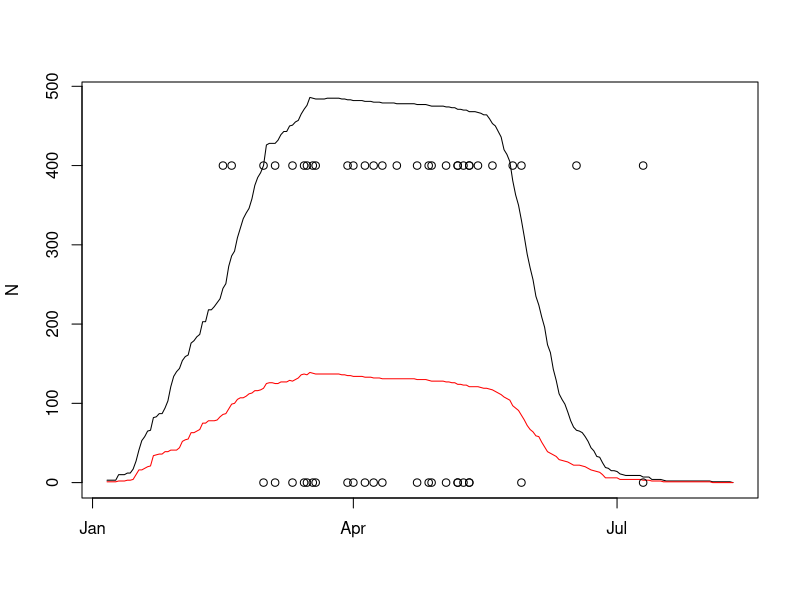
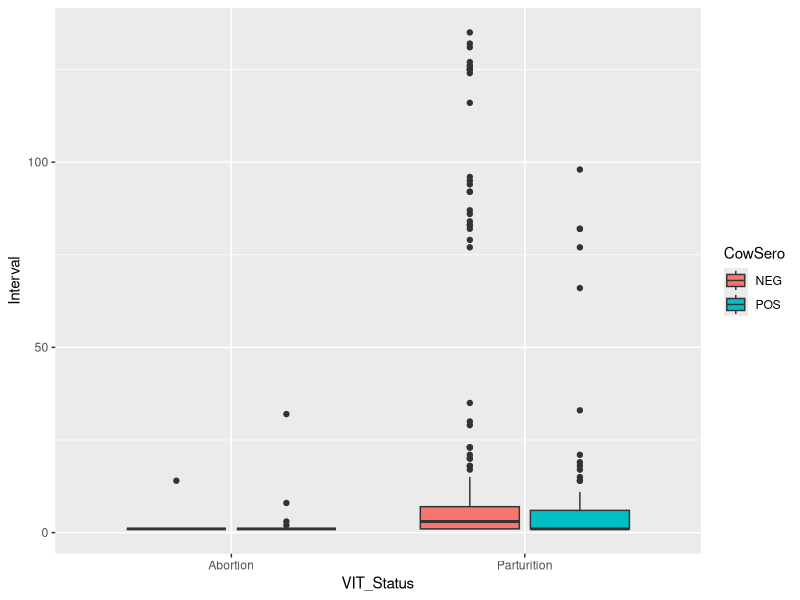
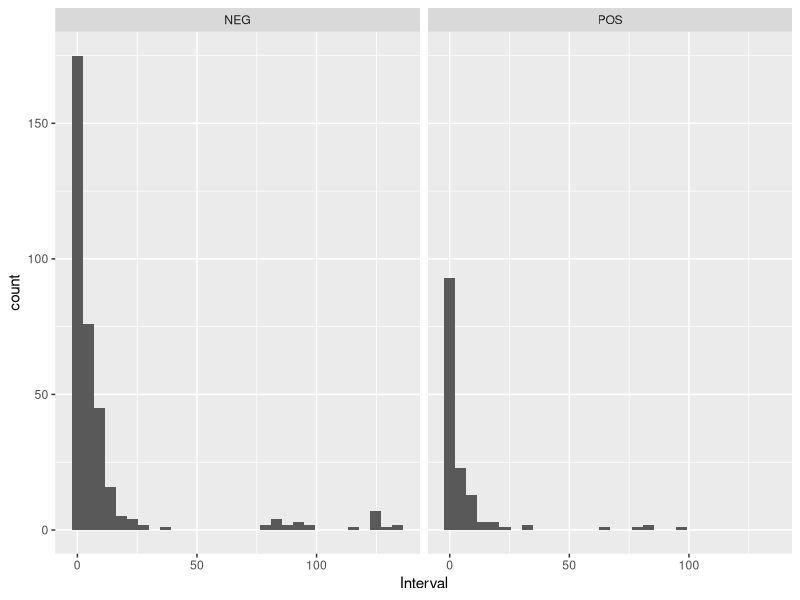

Reproduce these figures in R, in order.
## ---- chunk 1
setwd("~/BitBucket/VIT2014/Analysis")
rm(list = ls())
library(knitr)
library(lubridate)
Data <- read.table("VIT_Data2014.txt", sep="", header=T) #load in data

# reformat some of the dates
Data$CaptureDate<- mdy(as.character(Data$CaptureDate))
Data$Start_Interval <- mdy(as.character(Data$Start_Interval))
Data$Stop_Interval <- mdy(as.character(Data$Stop_Interval))
                       
# insert death dates on mothers that died
Data$Stop_Interval[Data$VIT_Status == "Died"] <- Data$Start_Interval[Data$VIT_Status == "Died"]
Data$CapDOY <- yday(Data$CaptureDate) # day of the capture (1-365)
Data$StartDOY <- yday(Data$Start_Interval) # day when the VIT is first possibly out
Data$EndDOY <- yday(Data$Stop_Interval) # last day the event (birth or abortion) could have happened
## ---- chunk 2
# first remove the individuals that were not pregnant or were unknown events. 
Data <- subset(Data, Data$VIT_Status != "Open" )
Data <- subset(Data, Data$VIT_Status != "Unknown")
Data <- subset(Data, Data$VIT_Status != "Malfunction")

Data$VIT_Status <- as.factor(as.character(Data$VIT_Status)) #relevel the factor

DataPOS <- Data[Data$CowSero == "POS", ]

summary(Data$EndDOY)

# remove the few records of unknown date intervals 
Data <- subset(Data, is.na(Data$EndDOY) == F)

days <- seq(min(Data$CapDOY), max(Data$EndDOY))
## ---- chunk 3
(table1 <- table(Data$CowSero, Data$VIT_Status))
## ---- chunk 4
binom.test(table1[1,1], sum(table1[1,c(1,3)]))
## ---- chunk 5
binom.test(table1[2,1], sum(table1[2,c(1,3)]))
## ---- chunk 6
first_ab_beg <- Data$Start_Interval[Data$VIT_Status == "Abortion"]
last_ab_beg <- sort(yday(first_ab_beg), decreasing = T)[1]
first_ab_beg <- sort(yday(first_ab_beg))[1]

first_ab_end <- Data$Stop_Interval[Data$VIT_Status == "Abortion"]
last_ab_end <- sort(yday(first_ab_end), decreasing = T)[1]
first_ab_end <- sort(yday(first_ab_end))[1]
## ---- chunk 7
# calculate the # online per day
N <- rep(NA, length(days))
for (i in 1:length(days)){
  d <- days[i]
  tmp <- subset(Data, Data$CapDOY <= d & Data$EndDOY > d)
  if(is.null(tmp) == T){N[i] <- 0}
  if(is.null(tmp) == F){N[i] <- dim(tmp)[1]}
}
Npos <- rep(NA, length(days))
for (i in 1:length(days)){
  d <- days[i]
  tmp <- subset(DataPOS, DataPOS$CapDOY <= d & DataPOS$EndDOY > d)
  if(is.null(tmp) == T){Npos[i] <- 0}
  if(is.null(tmp) == F){Npos[i] <- dim(tmp)[1]}
}

ab_all <- subset(Data, Data$VIT_Status == "Abortion")
ab_pos <- subset(DataPOS, DataPOS$VIT_Status == "Abortion")
t <- as.Date('01/01/2013', '%d/%m/%Y') + days 
  
plot(t, N, type = 'l', xlab = '')
lines(t, Npos, type = 'l', col = 'red')
points(as.Date('01/01/2013', '%d/%m/%Y') + yday(ab_all$Stop_Interval), 
       rep(400, dim(ab_all)[1]))
points(as.Date('01/01/2013', '%d/%m/%Y') + yday(ab_pos$Stop_Interval), 
       rep(0, dim(ab_pos)[1]))
## ---- chunk 8
library(ggplot2)
Data$Interval <- Data$EndDOY-Data$StartDOY
ggplot(data = subset(Data, Data$VIT_Status != "Died" & is.na(Data$CowSero)==F), 
       aes(VIT_Status, y = Interval, fill = CowSero)) + geom_boxplot()
## ---- chunk 9
ggplot(data = subset(Data, Data$VIT_Status != "Died" & is.na(Data$CowSero)==F), 
       aes(x = Interval)) + geom_histogram() + facet_grid(. ~ CowSero)
## ---- chunk 10
quantile(Data$Interval, probs = seq(0,1,.05))
## ---- chunk 11
DataSub3 <- subset(Data, Data$Interval <= 3)
(table1 <- table(DataSub3$CowSero, DataSub3$VIT_Status))
